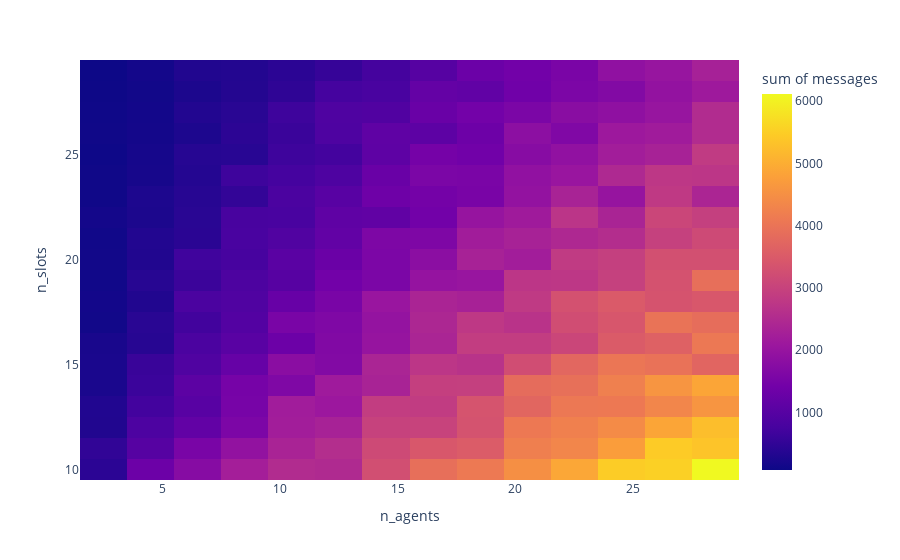

The notebook cell saved with this chart:
### Markdown cell above
### Messages transmitted
Every time an agent bids and alters the slots, it sends a message to the board.
In this experiment we measure the transmitted messages in relation with the number of agents

### Code cell
import plotly.express as px
import pandas as pd

experiment_messages = pd.DataFrame()
for n_slots in range(10,30):
    for n_agents in range(2,30):
        print("Progress: {}/{}".format(29*(n_slots-10) + (n_agents-2), 29*20))
        total = run_experiment(n_exp=50, n_agents=n_agents, max_deadline=n_slots, max_duration=n_slots, max_utility=20,
                               n_slots=n_slots, entry_price=1, min_bid=0.25,
                               agent_type=['ascending_auction'])
        total['n_agents'] = n_agents
        total['n_slots'] = n_slots

        experiment_messages = experiment_messages.append(total)

### Figure 1 — Plotly figure (JSON) as saved in the notebook; plotly's stock layout.template omitted (floating-point values rounded to 4 significant figures; data arrays with more than 128 entries replaced by an {"elided": "..."} marker saying what was removed)
{"data": [{"coloraxis": "coloraxis", "histfunc": "sum", "hovertemplate": "n_agents=%{x}<br>n_slots=%{y}<br>sum of messages=%{z}<extra></extra>", "name": "", "x": {"elided": "28000 int values"}, "xaxis": "x", "xbingroup": "x", "y": {"elided": "28000 int values"}, "yaxis": "y", "ybingroup": "y", "z": {"elided": "28000 int values"}, "type": "histogram2d"}], "layout": {"xaxis": {"anchor": "y", "domain": [0.0, 1.0], "title": {"text": "n_agents"}}, "yaxis": {"anchor": "x", "domain": [0.0, 1.0], "title": {"text": "n_slots"}}, "coloraxis": {"colorbar": {"title": {"text": "sum of messages"}}, "colorscale": [[0.0, "#0d0887"], [0.1111, "#46039f"], [0.2222, "#7201a8"], [0.3333, "#9c179e"], [0.4444, "#bd3786"], [0.5556, "#d8576b"], [0.6667, "#ed7953"], [0.7778, "#fb9f3a"], [0.8889, "#fdca26"], [1.0, "#f0f921"]]}, "legend": {"tracegroupgap": 0}, "margin": {"t": 60}}}
